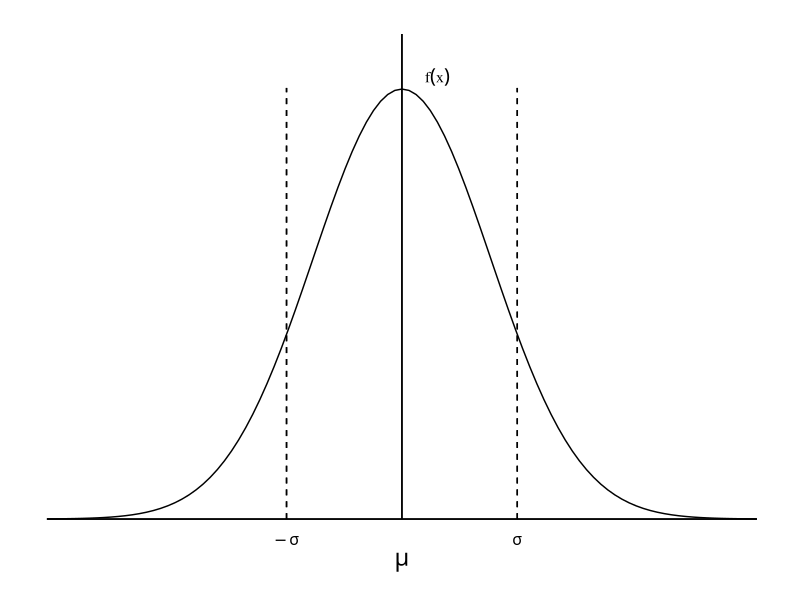
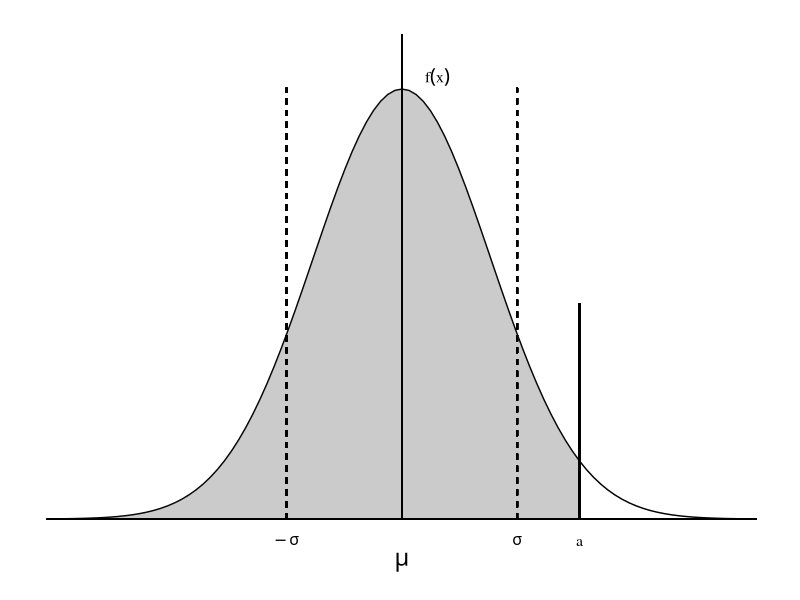

Generate these figures, in order, with R: (Note: this script raises an error after producing the figures.)
## ---- chunk 1
knitr::opts_chunk$set(cache = TRUE)
## ---- chunk 2
suppressWarnings(suppressMessages(library(ggplot2)))
suppressWarnings(suppressMessages(library(grid)))
## ---- chunk 3
norm <- ggplot(data.frame(x = c(-4, 4)), aes(x)) + stat_function(fun = dnorm) + 
  geom_segment(aes(x = 0, y = 0, xend = 0, yend = 0.45)) +
  geom_segment(aes(x = -1.3, y = 0, xend = -1.3, yend = 0.4), linetype="dashed") +
  geom_segment(aes(x = 1.3, y = 0, xend = 1.3, yend = 0.4), linetype="dashed") +
  geom_segment(aes(x = -4, y = 0, xend = 4, yend = 0)) +
  theme(axis.title= element_blank(), panel.grid= element_blank(), 
             panel.background=element_blank(), axis.text = element_blank(), axis.ticks = element_blank()) 
norm + annotate("text", x = 0.4, y = 0.41, label = "f(x)", parse= TRUE, size = 4,family="serif")  + 
  annotate('text',x = 0, y = -0.04, label = "mu",parse = TRUE, size = 6, family="serif")  + 
  annotate("text", x = -1.3, y = -0.02, label = "-sigma", parse = TRUE, size = 4, family="serif") + 
  annotate("text", x = 1.3, y = -0.02, label = "sigma", parse = TRUE, size = 4, family="serif")
## ---- chunk 4
x <- pretty(c(-4,4), 1000)
y <- dnorm(x,0,1)
df <- data.frame(x=x,y=y)
norm <- ggplot(df, aes(x)) + stat_function(fun = dnorm) +
  geom_ribbon(data=subset(df,x<=2),aes(ymin=0,ymax=y), alpha = .25) +
  geom_segment(aes(x = 0, y = 0, xend = 0, yend = 0.45)) +
  geom_segment(aes(x = -1.3, y = 0, xend = -1.3, yend = 0.4), linetype="dashed") +
  geom_segment(aes(x = 1.3, y = 0, xend = 1.3, yend = 0.4), linetype="dashed") +
  geom_segment(aes(x = 2, y = 0, xend = 2, yend = 0.2)) +
  geom_segment(aes(x = -4, y = 0, xend = 4, yend = 0)) +
  theme(axis.title= element_blank(), panel.grid= element_blank(), 
             panel.background=element_blank(), axis.text = element_blank(), axis.ticks = element_blank()) 
norm + annotate("text", x = 0.4, y = 0.41, label = "f(x)", parse= TRUE, size = 4, family="serif")  + 
  annotate('text',x = 0, y = -0.04, label = "mu",parse = TRUE, size = 6, family="serif")  + 
  annotate("text", x = -1.3, y = -0.02, label = "-sigma", parse = TRUE, size = 4, family="serif") + 
  annotate("text", x = 1.3, y = -0.02, label = "sigma", parse = TRUE, size = 4, family="serif") +
  annotate("text", x = 2, y = -0.02, label = "a", size = 4, family="serif")
## ---- chunk 5
cumdistfunc <- qplot(rnorm(10000), stat = "ecdf", geom = "step") +
    geom_segment(aes(x = -4, y = 0, xend = 4, yend = 0)) +
    geom_segment(aes(x=0,y=0,xend=0,yend=1)) +
    theme(axis.title= element_blank(), panel.grid= element_blank(), 
             panel.background=element_blank(), axis.text = element_blank(), axis.ticks = element_blank())
cumdistfunc + annotate("text", x = -.3, y = 0.5, label = "1/2", size = 4) +
    annotate("text", x = -.3, y = 1, label = "1", size = 4, family="serif") +
    annotate("text", x = 0, y = -.08, label = "mu", parse = TRUE, size = 4, family="serif") +
    annotate("text", x = 4.2, y = 0, label = "a", size = 4, family="serif")
## ---- chunk 6
x <- pretty(c(-4,4), 1000)  
y <- dnorm(x,0,1)
df <- data.frame(x=x,y=y)
norm <- ggplot(df, aes(x)) + stat_function(fun = dnorm) +
  geom_ribbon(data=subset(df,x>2),aes(ymin=0,ymax=y), alpha = .25) +
  geom_segment(aes(x = 0, y = 0, xend = 0, yend = 0.45)) +
  geom_segment(aes(x = -1.3, y = 0, xend = -1.3, yend = 0.4), linetype="dashed") +
  geom_segment(aes(x = 1.3, y = 0, xend = 1.3, yend = 0.4), linetype="dashed") +
  geom_segment(aes(x = 2, y = 0, xend = 2, yend = 0.2)) +
  geom_segment(aes(x = -4, y = 0, xend = 4, yend = 0)) +
  theme(axis.title= element_blank(), panel.grid= element_blank(), 
             panel.background=element_blank(), axis.text = element_blank(), axis.ticks = element_blank()) 
norm + annotate("text", x = 0.4, y = 0.41, label = "f(x)", parse= TRUE, size = 4, family="serif")  + 
  annotate('text',x = 0, y = -0.04, label = "mu",parse = TRUE, size = 6, family="serif")  + 
  annotate("text", x = -1.3, y = -0.02, label = "-sigma", parse = TRUE, size = 4, family="serif") + 
  annotate("text", x = 1.3, y = -0.02, label = "sigma", parse = TRUE, size = 4, family="serif") +
  annotate("text", x = 2, y = -0.02, label = "a", size = 4, family="serif")
## ---- chunk 7
par(mar=c(5.1,4.1,4.1,2.1))
x <- pretty(c(-4,4), 1000)   
y <- dnorm(x,0,1)
df <- data.frame(x=x,y=y)
norm <- ggplot(df, aes(x)) + stat_function(fun = dnorm) +
  geom_ribbon(data=subset(df,x<=2),aes(ymin=0,ymax=y), alpha = .25) +
  geom_segment(aes(x = 0, y = 0, xend = 0, yend = 0.45)) +
  geom_segment(aes(x = -1.3, y = 0, xend = -1.3, yend = 0.4), linetype="dashed") +
  geom_segment(aes(x = 1.3, y = 0, xend = 1.3, yend = 0.4), linetype="dashed") +
  geom_segment(aes(x = 2, y = 0, xend = 2, yend = 0.2)) +
  geom_segment(aes(x = -4, y = 0, xend = 4, yend = 0)) +
  theme(axis.title= element_blank(), panel.grid= element_blank(), 
             panel.background=element_blank(), axis.text = element_blank(), axis.ticks = element_blank()) 
norm + annotate("text", x = 0.4, y = 0.41, label = "f(x)", parse= TRUE, size = 4, family="serif")  + 
  annotate('text',x = 0, y = -0.04, label = "mu",parse = TRUE, size = 6, family="serif")  + 
  annotate("text", x = -1.3, y = -0.02, label = "-sigma", parse = TRUE, size = 4, family="serif") + 
  annotate("text", x = 1.3, y = -0.02, label = "sigma", parse = TRUE, size = 4, family="serif") +
  annotate("text", x = 2.4, y = -0.04, label = "99th percentile", size = 4, family="serif") +
  annotate("text", x = -1.3, y = -0.08, label = "400", size = 4, family="serif") + 
  annotate("text", x = 1.3, y = -0.08, label = "600", size = 4, family="serif") +
  annotate("text", x = 2.4, y = -0.08, label = "z = 2.33", size = 4, family="serif") +
  annotate('text',x = 0, y = -0.1, label = "500",size = 4, family="serif")  
## ---- chunk 8
library(grid)
x <- pretty(c(-4,4), 1000)   
y <- dnorm(x,0,1)
df <- data.frame(x=x,y=y)
norm <- ggplot(df, aes(x)) + stat_function(fun = dnorm) +
  geom_ribbon(data=subset(df,x>2),aes(ymin=0,ymax=y), alpha = .25) +
  geom_ribbon(data=subset(df,x< -2),aes(ymin=0,ymax=y), alpha = .25) +
  geom_segment(aes(x = -4, y = 0, xend = 4, yend = 0)) +
  geom_segment(aes(x = -1.5, y = 0.5, xend = -0.1, yend = 0.3), arrow = arrow(length = unit(0.2, "cm"))) +
  geom_segment(aes(x=-0.2,y=-0.04,xend=-2,yend=-0.04),arrow=arrow(length = unit(0.2,"cm"))) +
  geom_segment(aes(x=0.2,y=-0.04,xend=2,yend=-0.04),arrow=arrow(length = unit(0.2,"cm"))) +
  geom_segment(aes(x=-2.4,y=0.06,xend=-2.2,yend=0.01),arrow=arrow(length = unit(0.2,"cm"))) +
  geom_segment(aes(x=2.4,y=0.06,xend=2.2,yend=0.01),arrow=arrow(length = unit(0.2,"cm"))) +
  theme(axis.title= element_blank(), panel.grid= element_blank(), 
             panel.background=element_blank(), axis.text = element_blank(), axis.ticks = element_blank()) 
norm + annotate('text',x = 0, y = -0.04, label = "z[m]",parse = TRUE, size = 6, family="serif") +
  annotate("text", x = 0, y = 0.25, label = "0.95", family="serif") +
  annotate('text',x=-2.4,y=0.1,label="0.025", family="serif") +
  annotate('text',x=2.4,y=0.1,label="0.025", family="serif")
## ---- chunk 9
x <- pretty(c(-4,4), 1000)   
y <- dnorm(x,0,1)
df <- data.frame(x=x,y=y)
norm <- ggplot(df, aes(x)) + stat_function(fun = dnorm) +
  geom_ribbon(data=subset(df,-2<x & x<2),aes(ymin=0,ymax=y), alpha = .25) +
  geom_segment(aes(x = 0, y = 0, xend = 0, yend = 0.45)) +
  geom_segment(aes(x = -1.3, y = 0, xend = -1.3, yend = 0.4), linetype="dashed") +
  geom_segment(aes(x = 1.3, y = 0, xend = 1.3, yend = 0.4), linetype="dashed") +
  geom_segment(aes(x = 2, y = 0, xend = 2, yend = 0.2)) +
  geom_segment(aes(x = -2, y = 0, xend = -2, yend = 0.2)) +
  geom_segment(aes(x = -4, y = 0, xend = 4, yend = 0)) +
  geom_segment(aes(x=1,y=0.45,xend=0.5,yend=0.3),arrow=arrow(length = unit(0.2,"cm"))) +
  theme(axis.title= element_blank(), panel.grid= element_blank(), 
             panel.background=element_blank(), axis.text = element_blank(), axis.ticks = element_blank()) 
norm + annotate('text',x = 0, y = -0.04, label = "bar(X)",parse = TRUE, size = 6, family="serif")  + 
  annotate("text", x = -2.4, y = -0.04, label = "-1.96",size=4, family="serif") +
  annotate("text", x = -1.95, y = -0.05, label = "sigma[m]", parse=TRUE, size = 4, family="serif") +
  annotate("text", x = 2, y = -0.04, label = "1.96",size=4, family="serif") +
  annotate("text", x = 2.37, y = -0.05, label = "sigma[m]", parse=TRUE, size = 4, family="serif") +
  annotate("text", x =-1.3, y = -0.05, label = "- sigma[m]",parse=TRUE, size = 4, family="serif") +
  annotate("text", x = 1.3, y = -0.05, label = "sigma[m]", parse=TRUE, size = 4, family="serif")
